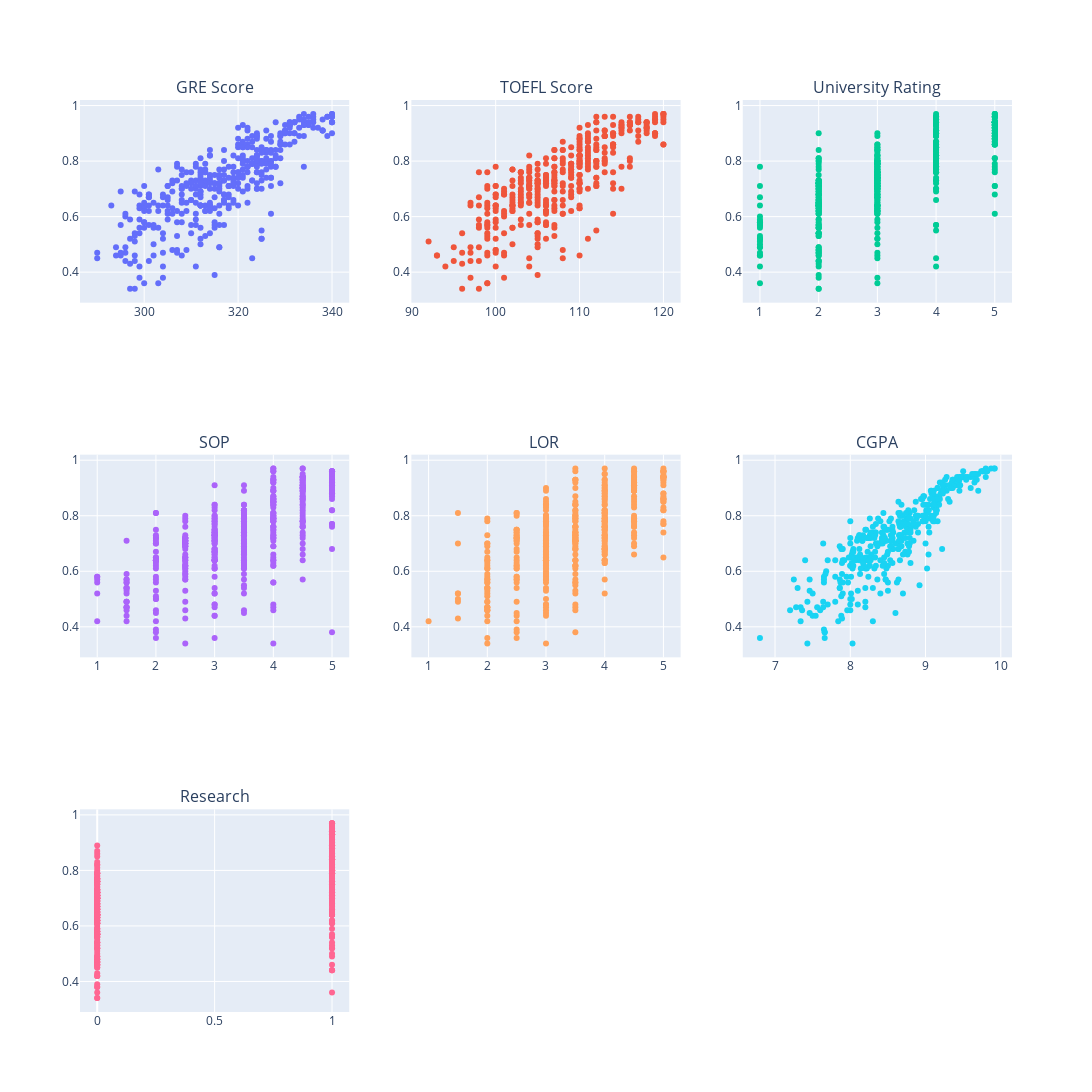

The cell this chart's notebook holds for it:
### Code cell
def plotgraph(columns = List[str]):
    fig = make_subplots(rows = 3, cols = 3, subplot_titles = columns)
    row = 1
    col = 1
    for column in columns:
        fig.print_grid
        if col == 4:
            col = 1
            row += 1
        fig.add_trace(go.Scatter(
            x = df[column] ,
            y = df["Chance of Admit "], 
            mode="markers", name = column), 
                      row = row, 
                      col = col)
        col += 1
    fig.update_layout(
        height = 2000, 
        width = 1500, 
        showlegend=False
    )
    fig.print_grid
    fig.show()
    
col = list(df.columns)
col.remove("Serial No.")
col.remove("Chance of Admit ")
plotgraph(col)

### Figure 1 — Plotly figure (JSON) as saved in the notebook; plotly's stock layout.template omitted (floating-point values rounded to 4 significant figures; data arrays with more than 128 entries replaced by an {"elided": "..."} marker saying what was removed)
{"data": [{"mode": "markers", "name": "GRE Score", "type": "scatter", "x": {"elided": "400 int values"}, "xaxis": "x", "y": {"elided": "400 float values"}, "yaxis": "y"}, {"mode": "markers", "name": "TOEFL Score", "type": "scatter", "x": {"elided": "400 int values"}, "xaxis": "x2", "y": {"elided": "400 float values"}, "yaxis": "y2"}, {"mode": "markers", "name": "University Rating", "type": "scatter", "x": {"elided": "400 int values"}, "xaxis": "x3", "y": {"elided": "400 float values"}, "yaxis": "y3"}, {"mode": "markers", "name": "SOP", "type": "scatter", "x": {"elided": "400 float values"}, "xaxis": "x4", "y": {"elided": "400 float values"}, "yaxis": "y4"}, {"mode": "markers", "name": "LOR ", "type": "scatter", "x": {"elided": "400 float values"}, "xaxis": "x5", "y": {"elided": "400 float values"}, "yaxis": "y5"}, {"mode": "markers", "name": "CGPA", "type": "scatter", "x": {"elided": "400 float values"}, "xaxis": "x6", "y": {"elided": "400 float values"}, "yaxis": "y6"}, {"mode": "markers", "name": "Research", "type": "scatter", "x": {"elided": "400 int values"}, "xaxis": "x7", "y": {"elided": "400 float values"}, "yaxis": "y7"}], "layout": {"annotations": [{"font": {"size": 16}, "showarrow": false, "text": "GRE Score", "x": 0.1444, "xanchor": "center", "xref": "paper", "y": 1, "yanchor": "bottom", "yref": "paper"}, {"font": {"size": 16}, "showarrow": false, "text": "TOEFL Score", "x": 0.5, "xanchor": "center", "xref": "paper", "y": 1, "yanchor": "bottom", "yref": "paper"}, {"font": {"size": 16}, "showarrow": false, "text": "University Rating", "x": 0.8556, "xanchor": "center", "xref": "paper", "y": 1, "yanchor": "bottom", "yref": "paper"}, {"font": {"size": 16}, "showarrow": false, "text": "SOP", "x": 0.1444, "xanchor": "center", "xref": "paper", "y": 0.6111, "yanchor": "bottom", "yref": "paper"}, {"font": {"size": 16}, "showarrow": false, "text": "LOR ", "x": 0.5, "xanchor": "center", "xref": "paper", "y": 0.6111, "yanchor": "bottom", "yref": "paper"}, {"font": {"size": 16}, "showarrow": false, "text": "CGPA", "x": 0.8556, "xanchor": "center", "xref": "paper", "y": 0.6111, "yanchor": "bottom", "yref": "paper"}, {"font": {"size": 16}, "showarrow": false, "text": "Research", "x": 0.1444, "xanchor": "center", "xref": "paper", "y": 0.2222, "yanchor": "bottom", "yref": "paper"}], "height": 2000, "showlegend": false, "width": 1500, "xaxis": {"anchor": "y", "domain": [0, 0.2889]}, "xaxis2": {"anchor": "y2", "domain": [0.3556, 0.6444]}, "xaxis3": {"anchor": "y3", "domain": [0.7111, 1]}, "xaxis4": {"anchor": "y4", "domain": [0, 0.2889]}, "xaxis5": {"anchor": "y5", "domain": [0.3556, 0.6444]}, "xaxis6": {"anchor": "y6", "domain": [0.7111, 1]}, "xaxis7": {"anchor": "y7", "domain": [0, 0.2889]}, "xaxis8": {"anchor": "y8", "domain": [0.3556, 0.6444]}, "xaxis9": {"anchor": "y9", "domain": [0.7111, 1]}, "yaxis": {"anchor": "x", "domain": [0.7778, 1]}, "yaxis2": {"anchor": "x2", "domain": [0.7778, 1]}, "yaxis3": {"anchor": "x3", "domain": [0.7778, 1]}, "yaxis4": {"anchor": "x4", "domain": [0.3889, 0.6111]}, "yaxis5": {"anchor": "x5", "domain": [0.3889, 0.6111]}, "yaxis6": {"anchor": "x6", "domain": [0.3889, 0.6111]}, "yaxis7": {"anchor": "x7", "domain": [0, 0.2222]}, "yaxis8": {"anchor": "x8", "domain": [0, 0.2222]}, "yaxis9": {"anchor": "x9", "domain": [0, 0.2222]}}}
